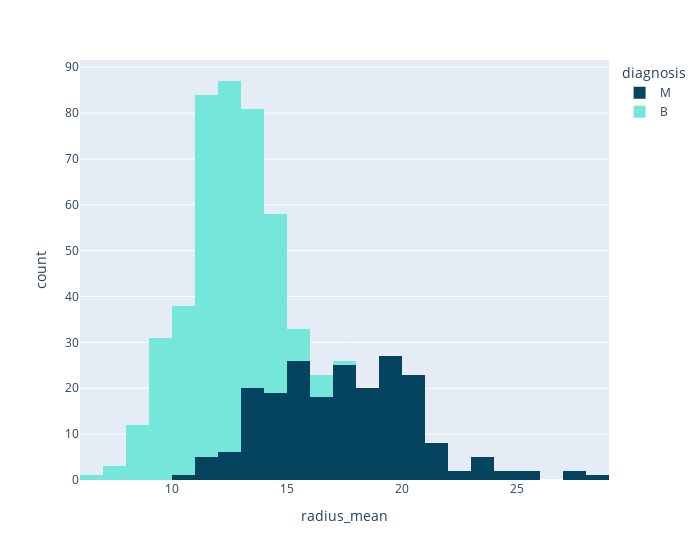

The notebook cell saved with this chart:
### Code cell
px.histogram(data_frame = df, x = 'radius_mean', color = 'diagnosis', color_discrete_sequence = ['#05445E', '#75E6DA'], width = 700)

### Figure 1 — Plotly figure (JSON) as saved in the notebook; plotly's stock layout.template omitted (floating-point values rounded to 4 significant figures; data arrays with more than 128 entries replaced by an {"elided": "..."} marker saying what was removed)
{"data": [{"alignmentgroup": "True", "bingroup": "x", "hovertemplate": "diagnosis=M<br>radius_mean=%{x}<br>count=%{y}<extra></extra>", "legendgroup": "M", "marker": {"color": "#05445E", "pattern": {"shape": ""}}, "name": "M", "offsetgroup": "M", "orientation": "v", "showlegend": true, "type": "histogram", "x": {"elided": "212 float values"}, "xaxis": "x", "yaxis": "y"}, {"alignmentgroup": "True", "bingroup": "x", "hovertemplate": "diagnosis=B<br>radius_mean=%{x}<br>count=%{y}<extra></extra>", "legendgroup": "B", "marker": {"color": "#75E6DA", "pattern": {"shape": ""}}, "name": "B", "offsetgroup": "B", "orientation": "v", "showlegend": true, "type": "histogram", "x": {"elided": "357 float values"}, "xaxis": "x", "yaxis": "y"}], "layout": {"barmode": "relative", "legend": {"title": {"text": "diagnosis"}, "tracegroupgap": 0}, "margin": {"t": 60}, "width": 700, "xaxis": {"anchor": "y", "domain": [0, 1], "title": {"text": "radius_mean"}}, "yaxis": {"anchor": "x", "domain": [0, 1], "title": {"text": "count"}}}}
